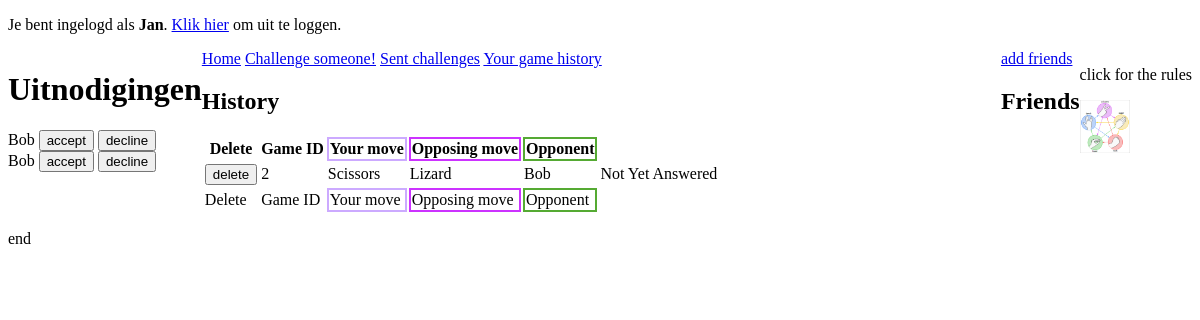
The page /main/main.php?Sent (signed in) on the database its author committed.
### tables this page shows
CREATE TABLE IF NOT EXISTS `challenges` (
`ID` int(11) unsigned NOT NULL,
  `create_date` datetime NOT NULL,
  `active` tinyint(1) unsigned NOT NULL,
  `expiration_date` datetime DEFAULT NULL,
  `challenger_user_ID` int(11) unsigned NOT NULL,
  `challenger_move` tinyint(1) unsigned NOT NULL,
  `challenged_user_ID` int(11) unsigned NOT NULL,
  `challenged_move` tinyint(1) unsigned DEFAULT NULL
);

CREATE TABLE IF NOT EXISTS `users` (
`ID` int(11) unsigned NOT NULL,
  `create_date` datetime NOT NULL,
  `username` varchar(50) NOT NULL,
  `password` varchar(255) NOT NULL
);

### main/main.php (the view, shortened to what this page needs)
<?php
require_once "../include/dbconnect.php";
if(isset($_SESSION['user']))
{
    require_once "../main/header.php";
    require_once "../main/home.php";
    require_once "../friends/friends.php";
    require_once "../main/invlist.php";
try {
    $db->setAttribute(PDO::ATTR_ERRMODE, PDO::ERRMODE_EXCEPTION);
    $QueryInvite = "SELECT username,challenges.ID FROM challenges
                          LEFT JOIN users ON challenges.challenger_user_ID = users.ID
                          WHERE challenged_user_ID = :UserID AND active= '1'";
    $StInvite = $db->prepare($QueryInvite);
    $StInvite->bindParam(':UserID', $_SESSION['userID'], PDO::PARAM_INT);
    $StInvite->execute();
    while ($aRow = $StInvite->fetch(PDO::FETCH_ASSOC))
    {
        $ID = $aRow["ID"];
        $ChallengeName = $aRow["username"];
       echo "
<form action='../main/main.php?answer' method='post'>
    " . $ChallengeName ."
<input type='submit' name='invitations[$ID][accept]'  value='accept' >
<input type='submit' name='invitations[$ID][decline]' value='decline'>
</form>";
    }
    echo"</div>
<div class='content'>";
}
catch(PDOException $e)
{
    $sMsg = '<p>
            Regelnummer: '.$e->getLine().'<br />
            Bestand: '.$e->getFile().'<br />
            Foutmelding: '.$e->getMessage().'
        </p>';
    trigger_error($sMsg);
}
    if(isset($_GET['Create']))
    {
        include "../challenges/create.php";
    }
    elseif(isset($_GET['Sent']))
    {
        include "../challenges/sent.php";
    }
    elseif(isset($_GET['History']))
    {
        include "../challenges/history.php";
    }
    elseif(isset($_GET['declined']))
    {
        include "../challenges/Declined.php";
    }
    elseif(isset($_GET['Created']))
    {
        include "../challenges/created.php";
    }
    elseif(isset($_GET['answer']))
    {
        include "../challenges/accept.php";
    }
    elseif(isset($_GET['Result']) && isset($_GET['game']))
    {
        include "../challenges/result.php";
    }
    elseif(isset($_GET['addfriends']))
    {
        include "../friends/addfriends.php";
    }
    require_once "../main/footer.php";
}
else
{
    require_once "../logscript/login.php";
}

### challenges/sent.php (shortened to what this page needs)
<?php
if(isset($_GET['challenge'])) {
    echo '
    <h2>Challenge sent, here is a list of sent challenges</h2>';
}
else{
    echo '<h2>History</h2>';
}
    if(isset($_SESSION['user'])) {
        $username = $_SESSION['user'];
    }
try {
    $db->setAttribute(PDO::ATTR_ERRMODE, PDO::ERRMODE_EXCEPTION);
    $QueryownID = "SELECT ID FROM users WHERE username = :username";
    $stownID = $db->prepare($QueryownID);
    $stownID->bindParam(':username', $username, PDO::PARAM_STR);
    $stownID->execute();
    while($bRow = $stownID->fetch(PDO::FETCH_ASSOC))
    {
        $EigenID = $bRow["ID"];
    }
    ?>
        <table>
        <thead>
        <tr>
            <th class="del">Delete</th> <th class="id">Game ID</th> <th class="move1">Your move</th>   <th class="move2">Opposing move</th>   <th class="opp">Opponent</th>
        </tr>
        </thead>
            <tbody>
        <?php
        $QueryActivechallenges = "SELECT ID, challenger_move, challenged_move, challenged_user_ID, active FROM challenges WHERE challenger_user_ID = :id AND active != 0";
        $stActivechallenges = $db->prepare($QueryActivechallenges);
        $stActivechallenges->bindParam(':id', $EigenID, PDO::PARAM_STR);
        $stActivechallenges->execute();
        while ($aRow = $stActivechallenges->fetch(PDO::FETCH_ASSOC)) {
        $listID = $aRow["ID"];
        $listYourMove = $aRow["challenger_move"];
        $listOpposingMove = $aRow["challenged_move"];
        $listOpposingPlayer = $aRow["challenged_user_ID"];
        $listActive = $aRow["active"];
        ?>
        <tr>
            <td>
                <form method="post">
                <input type="submit" value="delete" name="delbutton[<?php echo $listID ?>][delete]">
                </form>
            </td>
            <td><?php
                echo $listID;
                ?>
            </td>
            <td><?php
                if ($listYourMove == 1) {
                    echo "Rock";
                } elseif ($listYourMove == 2) {
                    echo "Paper";
                } elseif ($listYourMove == 3) {
                    echo "Scissors";
                } elseif ($listYourMove == 4) {
                    echo "Lizard";
                } elseif ($listYourMove == 5) {
                    echo "Spock";
                }
                ?></td>
            <td><?php
                if ($listOpposingMove == 1) {
                    echo "Rock";
                } elseif ($listOpposingMove == 2) {
                    echo "Paper";
                } elseif ($listOpposingMove == 3) {
                    echo "Scissors";
                } elseif ($listOpposingMove == 4) {
                    echo "Lizard";
                } elseif ($listOpposingMove == 5) {
                    echo "Spock";
                } else {
                    echo "None";
                }
                ?></td>
            <?php
            $QueryoppName = "SELECT username FROM users WHERE ID = :oppid";
            $stoppName = $db->prepare($QueryoppName);
            $stoppName->bindParam(':oppid', $listOpposingPlayer, PDO::PARAM_STR);
            $stoppName->execute();
            while ($cRow = $stoppName->fetch(PDO::FETCH_ASSOC)) {
                $OppName = $cRow["username"];
            }
            ?>
            <td><?php
                echo $OppName;
                ?></td>
            <td><?php
                if ($listActive == 1) {
                    echo "Not Yet Answered";
                } elseif ($listActive == 2) {
                    echo "Accepted";
                } elseif ($listActive == 0) {
                    echo "Played";
                } elseif ($listActive == 3) {
                    echo "Declined";
                }
                }
                        ?></td>
            </tr>
    </tbody>
        <tfoot>
        <tr>
            <td class="del">Delete</td> <td class="id">Game ID</td> <td class="move1">Your move</td>  <td class="move2">Opposing move</td>  <td class="opp">Opponent</td>
        </tr>
        </tfoot>
            </table>
<?php
}
catch(PDOException $e)
{
    $sMsg = '<p>
                Regelnummer: '.$e->getLine().' <br />
                Bestand: '.$e->getFile().' <br />
                Foutmelding: '.$e->getMessage().' <br />
                </p>';
    trigger_error($sMsg);
}
?>

### include/style.css (style rules this page uses)
body { background-color:white; }
.move1 { border:2px solid #CAf; margin-right: 9%; }
.move2 { border:2px solid #C3f; margin-right: 7%; }
.opp { border:2px solid #5A3; margin-right: 5%; }
.content { margin-left: auto; margin-right: auto; max-width: 800px; }

### rows shown on the page
challenges: challenger_user_ID.username "Bob"
challenges: challenger_user_ID.username "Bob"
challenges: ID "2", challenger_move "Scissors", challenged_move "Lizard", challenged_user_ID.username "Bob", active "Not Yet Answered"

### other values the page prints
$_SESSION['user'] "Jan"
